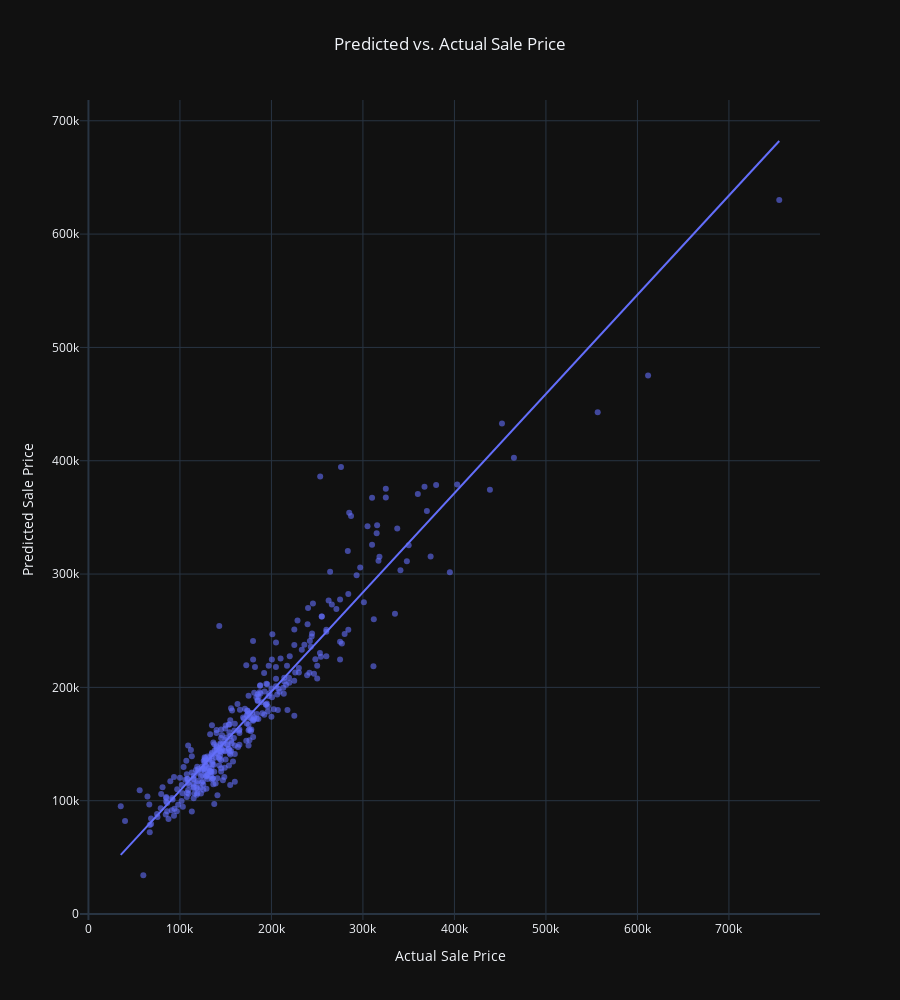

The notebook cell this image was saved under:
### Code cell
fig = px.scatter(
    predictions_df,
    x='Actual SalePrice',
    y='Predicted SalePrice',
    trendline='ols',
    title='Predicted vs. Actual Sale Price',
    labels={
        'Actual SalePrice': 'Actual Sale Price',
        'Predicted SalePrice': 'Predicted Sale Price'
    },
    opacity=0.6
)

# Customize the layout
fig.update_layout(
    xaxis_title='Actual Sale Price',
    yaxis_title='Predicted Sale Price',
    title_x=0.5,
    template='plotly_dark',
    height=1000
)

# Show the plot
fig.show()

### Figure 1 — Plotly figure (JSON) as saved in the notebook; plotly's stock layout.template omitted (floating-point values rounded to 4 significant figures; data arrays with more than 128 entries replaced by an {"elided": "..."} marker saying what was removed)
{"data": [{"hovertemplate": "Actual Sale Price=%{x}<br>Predicted Sale Price=%{y}<extra></extra>", "legendgroup": "", "marker": {"color": "#636efa", "opacity": 0.6, "symbol": "circle"}, "mode": "markers", "name": "", "orientation": "v", "showlegend": false, "type": "scatter", "x": {"elided": "365 int values"}, "xaxis": "x", "y": {"elided": "365 float values"}, "yaxis": "y"}, {"hovertemplate": "<b>OLS trendline</b><br>Predicted SalePrice = 0.875236 * Actual SalePrice + 21344.2<br>R<sup>2</sup>=0.901261<br><br>Actual Sale Price=%{x}<br>Predicted Sale Price=%{y} <b>(trend)</b><extra></extra>", "legendgroup": "", "marker": {"color": "#636efa", "symbol": "circle"}, "mode": "lines", "name": "", "showlegend": false, "type": "scatter", "x": {"elided": "365 int values"}, "xaxis": "x", "y": {"elided": "365 float values"}, "yaxis": "y"}], "layout": {"height": 1000, "legend": {"tracegroupgap": 0}, "title": {"text": "Predicted vs. Actual Sale Price", "x": 0.5}, "xaxis": {"anchor": "y", "domain": [0, 1], "title": {"text": "Actual Sale Price"}}, "yaxis": {"anchor": "x", "domain": [0, 1], "title": {"text": "Predicted Sale Price"}}}}
